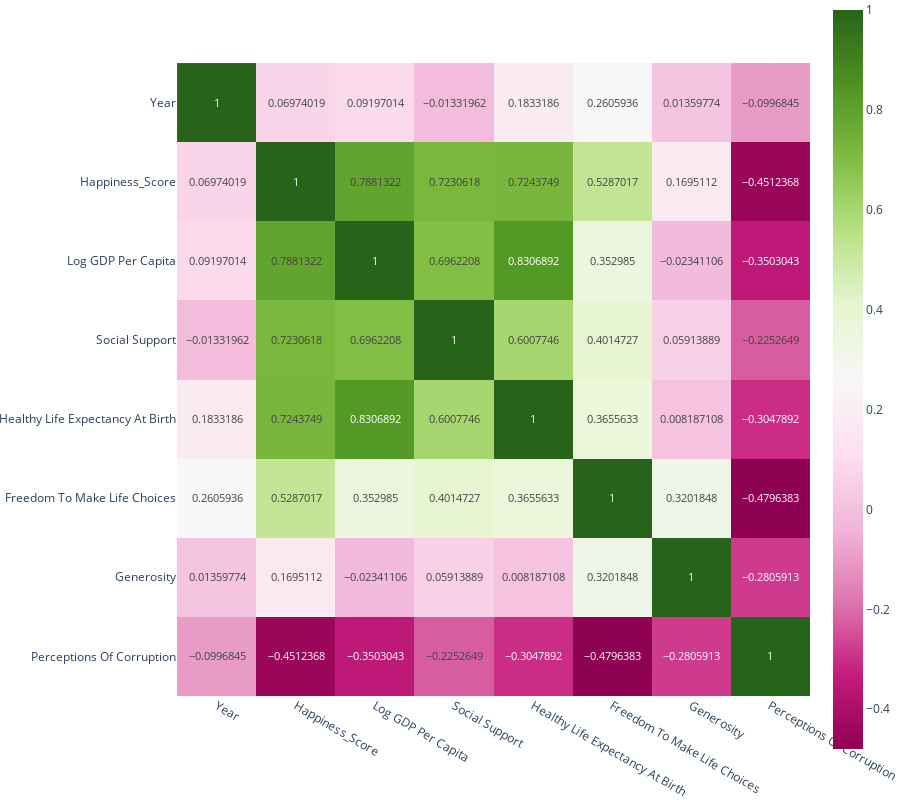

The notebook cell this image was saved under:
### Markdown cell above
# Correlation

### Code cell
corr_happiness = happiness_clear.corr()
fig = px.imshow(corr_happiness, text_auto=True)
fig.update_layout(height=800, width=900, margin={'l': 0, 'r': 0, 't': 0, 'b': 0})
fig.update_coloraxes(autocolorscale=True)
fig.show()

### Figure 1 — Plotly figure (JSON) as saved in the notebook; plotly's stock layout.template omitted (floating-point values rounded to 4 significant figures)
{"data": [{"coloraxis": "coloraxis", "hovertemplate": "x: %{x}<br>y: %{y}<br>color: %{z}<extra></extra>", "name": "0", "texttemplate": "%{z}", "type": "heatmap", "x": ["Year", "Happiness_Score", "Log GDP Per Capita", "Social Support", "Healthy Life Expectancy At Birth", "Freedom To Make Life Choices", "Generosity", "Perceptions Of Corruption"], "xaxis": "x", "y": ["Year", "Happiness_Score", "Log GDP Per Capita", "Social Support", "Healthy Life Expectancy At Birth", "Freedom To Make Life Choices", "Generosity", "Perceptions Of Corruption"], "yaxis": "y", "z": [[1, 0.06974, 0.09197, -0.01332, 0.1833, 0.2606, 0.0136, -0.09968], [0.06974, 1, 0.7881, 0.7231, 0.7244, 0.5287, 0.1695, -0.4512], [0.09197, 0.7881, 1, 0.6962, 0.8307, 0.353, -0.02341, -0.3503], [-0.01332, 0.7231, 0.6962, 1, 0.6008, 0.4015, 0.05914, -0.2253], [0.1833, 0.7244, 0.8307, 0.6008, 1, 0.3656, 0.008187, -0.3048], [0.2606, 0.5287, 0.353, 0.4015, 0.3656, 1, 0.3202, -0.4796], [0.0136, 0.1695, -0.02341, 0.05914, 0.008187, 0.3202, 1, -0.2806], [-0.09968, -0.4512, -0.3503, -0.2253, -0.3048, -0.4796, -0.2806, 1]]}], "layout": {"coloraxis": {"autocolorscale": true, "colorscale": [[0, "#0d0887"], [0.1111, "#46039f"], [0.2222, "#7201a8"], [0.3333, "#9c179e"], [0.4444, "#bd3786"], [0.5556, "#d8576b"], [0.6667, "#ed7953"], [0.7778, "#fb9f3a"], [0.8889, "#fdca26"], [1, "#f0f921"]]}, "height": 800, "margin": {"b": 0, "l": 0, "r": 0, "t": 0}, "width": 900, "xaxis": {"anchor": "y", "constrain": "domain", "domain": [0, 1], "scaleanchor": "y"}, "yaxis": {"anchor": "x", "autorange": "reversed", "constrain": "domain", "domain": [0, 1]}}}
